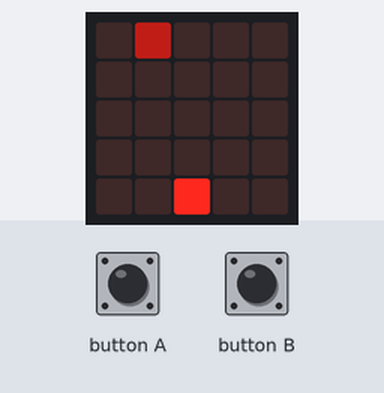
The program below on a simulated BBC micro:bit running MicroPython. Shown: the board's 5×5 LED display. Inputs (shaded band) come from the test bench. Random numbers come from a fixed seed; the 48×5 strip is a reading aid, not a part: it shows the text the display is scrolling, unrolled, one strip-width of it at a time.

Above: at 3.8 s.
At 4.9 s:
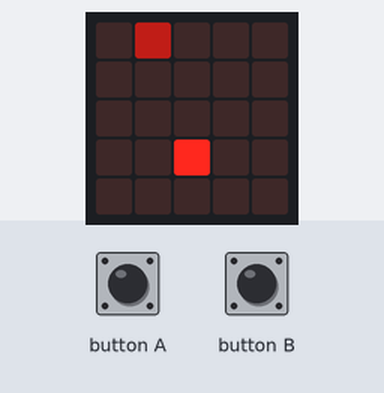
5.0 s: button A pressed for 0.15 s
At 6.3 s:
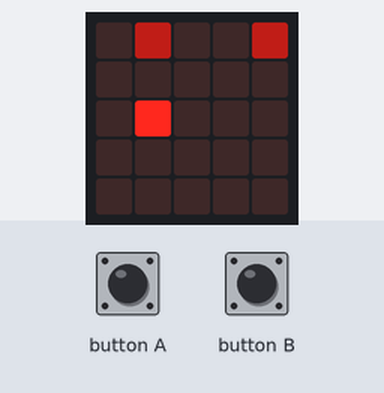
At 7.7 s:
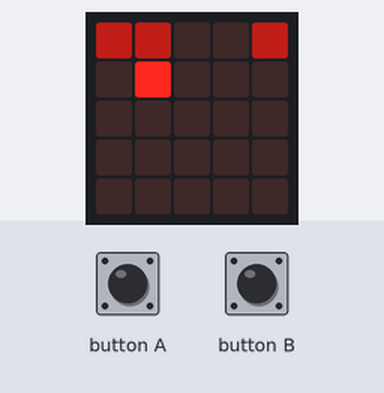

Measured:
- what the display in image 0 shows lasts 1.0 s, from 3.8 s to 4.8 s
- what the display in image 3 shows lasts 0.6 s, from 7.2 s to 7.8 s

The program:

microbit-game.py
```python
# Necessary Imports
from microbit import *
from random import *

# Initializes variables
elapsedTick = 0
elapsedTime = 0

spawnRateMultiplier = 5
baseSpawnRate = 125

score = 0
playerX = 2
playerY = 4

enemies = []

# Calculates how fast enemies are going to spawn
def calculateSpawnRate():
    difficulty = score * spawnRateMultiplier
    if difficulty >= baseSpawnRate:
        return 1
    return baseSpawnRate - difficulty

# Adds an enemy
def addEnemy():
    x = randint(0, 4)
    enemies.append((x, 0))

# Checks whether the player collides with an enemy
def isColliding():
    for enemy in enemies:
        if enemy[0] == playerX and enemy[1] == playerY:
            return True
    return False

# Moves the player to the left or right based on the x parameter
def movePlayer(x):
    global playerX
    if (playerX + x) > 4 or (playerX + x) < 0:
        return
    playerX += x

# Game start countdown
for i in range(5, 0, -1):
    display.show(str(i))
    sleep(750)

# Game loop
while True:
    # Clears the screen
    display.clear()

    # Checks whether the game is running slowly
    if elapsedTime != 0 and elapsedTime + 100 < running_time():
        print("==========TICK SLOW==========")

    # Moves the player to the left or right based on whether the buttons were pressed or not
    if button_a.was_pressed():
        movePlayer(-1)
    if button_b.was_pressed():
        movePlayer(1)

    # Adds an enemy based on the spawn rate
    if elapsedTick % calculateSpawnRate() == 0:
        addEnemy()

    # Render the enemies
    for enemy in enemies:
        display.set_pixel(enemy[0], enemy[1], 3)

    # Checks if the player has reached the top of the screen
    if playerY < 0:
        display.clear()
        enemies.clear()
        score  += 1
        playerY = 4

    # Renders the player
    display.set_pixel(playerX, playerY, 9)

    # Moves the player up
    if elapsedTick != 0 and elapsedTick % 75 == 0:
        playerY -= 1

    # Checks whether the player collides with an enemy
    if isColliding():
        break

    # Updates tick count and elapsed time
    elapsedTick += 1
    elapsedTime = running_time()
    sleep(10)

# Shows game over message
display.scroll(str(score))
display.scroll("GAME OVER")
```
